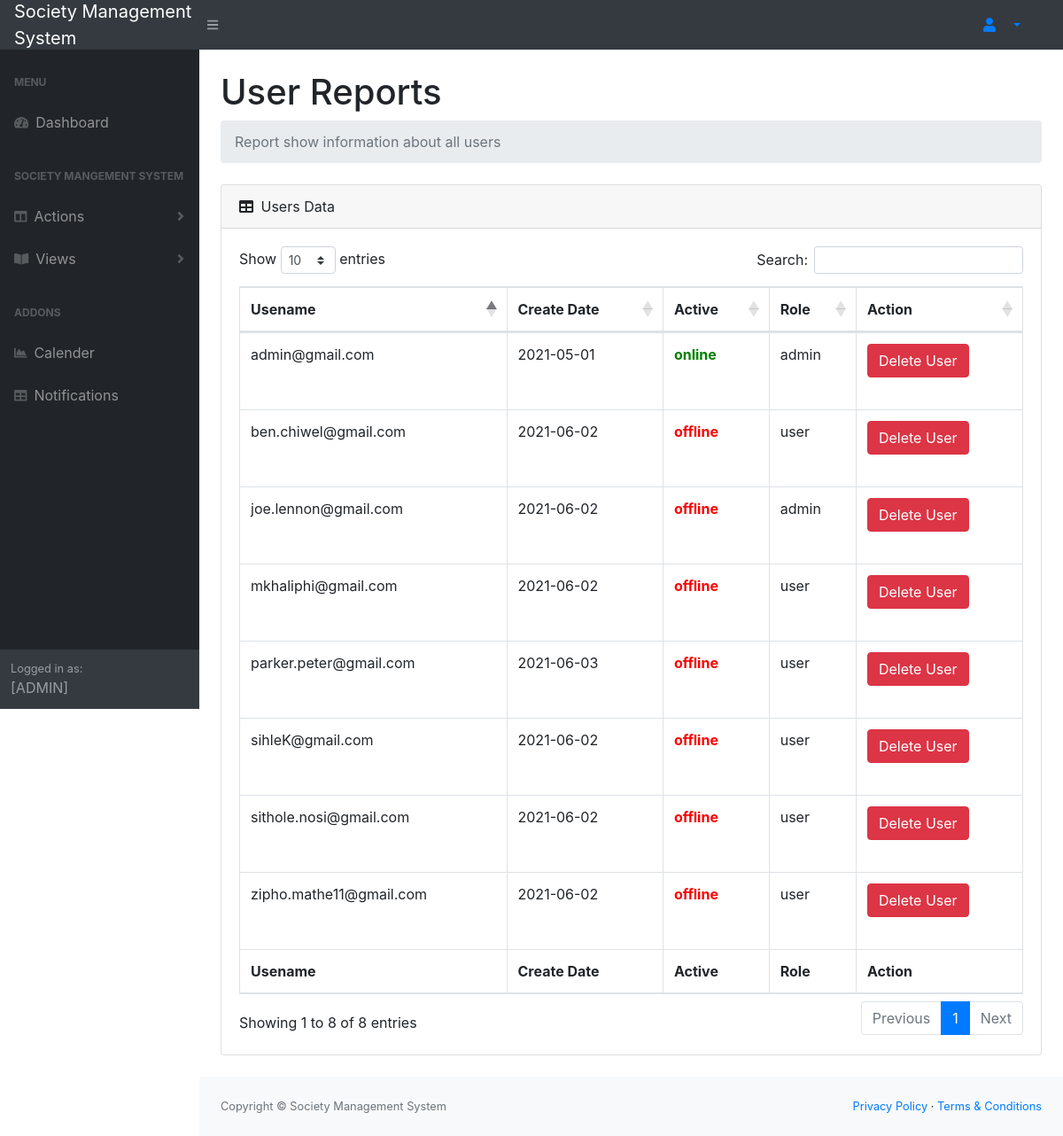
The app's page /users.php, older data.
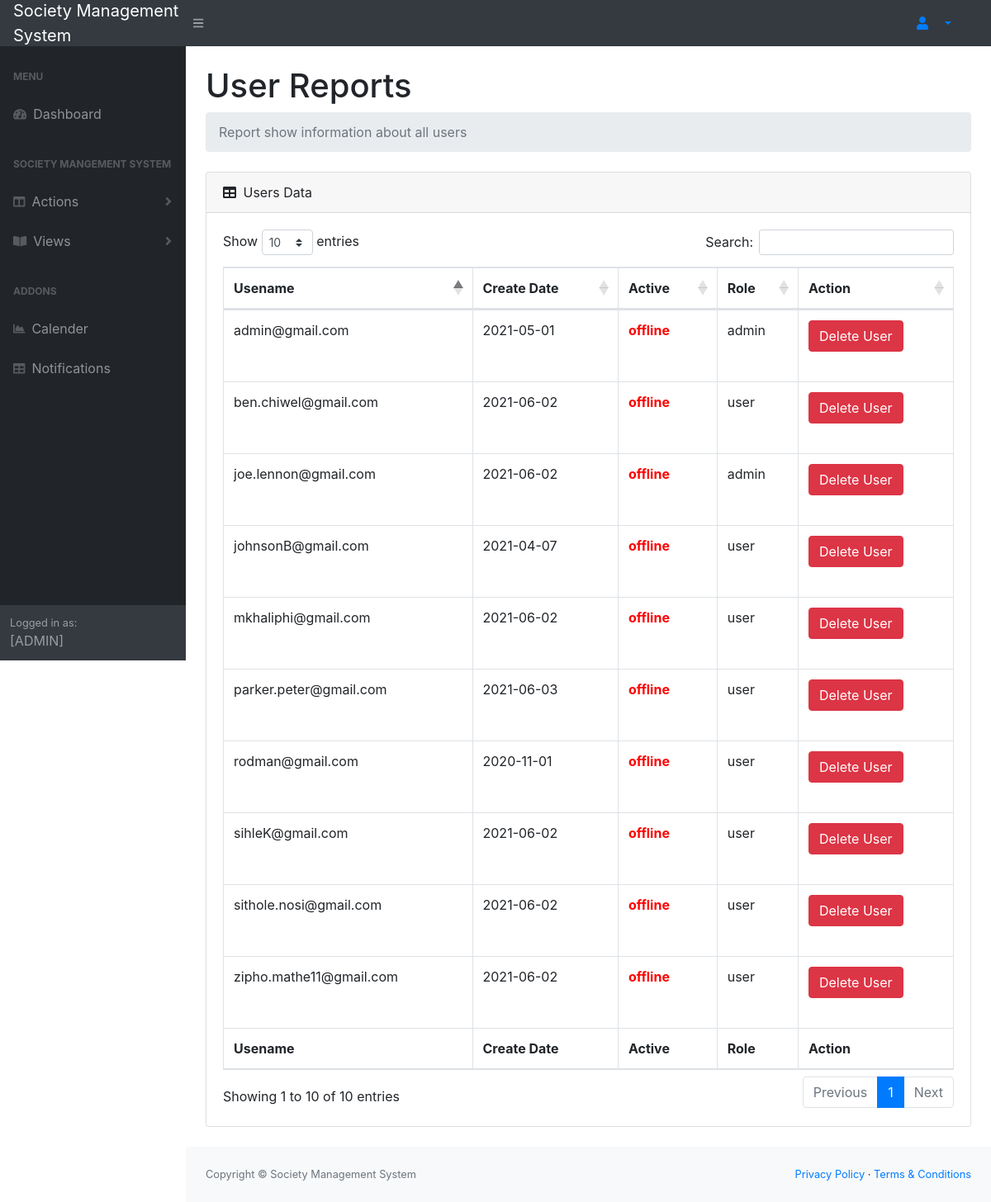
The same page, newer data.
### tables this page shows
CREATE TABLE `user` (
  `userId` int(10) NOT NULL,
  `email` varchar(50) NOT NULL,
  `password` varchar(25) NOT NULL,
  `createDate` varchar(12) NOT NULL,
  `active` varchar(10) NOT NULL
);

CREATE TABLE `role` (
  `role_id` int(10) NOT NULL,
  `name` varchar(15) NOT NULL
);

### users.php (the view, shortened to what the changed rows need)
<?php
include("connection.php");
$name = $_SESSION['name'];
?>
<!DOCTYPE html>
<html lang="en">
    <head>
        <link href="css/styles.css" rel="stylesheet" />
        <link href="https://cdn.datatables.net/1.10.20/css/dataTables.bootstrap4.min.css" rel="stylesheet" />
    </head>
    <body class="sb-nav-fixed">
        <div id="layoutSidenav">
            <div id="layoutSidenav_content">
                <main>
                    <div class="container-fluid">
                        <h1 class="mt-4">User Reports</h1>
                        <div class="card mb-4">
                            <div class="card-body">
                                <div class="table-responsive">
                                    <table class="table table-bordered" id="dataTable" width="100%" cellspacing="0">
                                        <thead>
                                            <tr>
                                            <th>Usename</th>
                                                <th>Create Date</th>
                                                <th>Active</th>
                                                <th>Role</th>
                                                <th>Action</th>
                                            </tr>
                                        </thead>
                                        <tfoot>
                                            <tr>
                                                <th>Usename</th>
                                                <th>Create Date</th>
                                                <th>Active</th>
                                                <th>Role</th>
                                                <th>Action</th>
                                            </tr>
                                        </tfoot>
                                        <tbody>
                                             <?php
                                               $payQuery = "SELECT u.userId,u.email,u.createDate,u.active, r.name
                                                            FROM user u, user_role m, role r
                                                            WHERE u.userId = m.user_id
                                                            AND r.role_id = m.role_id
                                                            AND  u.email <> '$name'";
                                               $payment = mysqli_query($con,$payQuery) or die(mysqli_error($con));
                                               while($data = mysqli_fetch_array($payment))
                                               {
                                                   $id = $data['userId'];
                                                   $username = $data['email'];
                                                   $date = $data['createDate'];
                                                   $status = $data['active'];
                                                   $name = $data['name'];
                                                   $color = "";
                                                   if($status == "offline")
                                                   {
                                                       $color= "color:red";
                                                   }
                                                   else {
                                                    $color= "color:green";
                                                   }
                                               ?>
                                               <tr>
                                                    <td> <?php echo $username;  ?>  </td>
                                                    <td> <?php echo $date;  ?> </td>
                                                    <td style ='<?php echo $color ?>;font-weight: bold '> <?php echo $status;  ?> </td>
                                                    <td> <?php echo $name;  ?> </td>
                                                       <td>  <a href="delUser.php?id=<?php echo $id; ?>&role=<?php echo $name; ?>" class="btn btn-danger btn-rounded mb-4" >Delete User</a></td>
                                                </tr>
                                               <?php
                                               }
                                              ?>
                                        </tbody>
                                    </table>
                                </div>
                            </div>
                        </div>
                    </div>
                </main>
            </div>
        </div>
    </body>
</html>

Row changes from the older to the newer data that the page shows:
changed user "admin@gmail.com": active "online" → "offline"
added user: email "rodman@gmail.com", createDate "2020-11-01", active "offline", role.name "user"
added user: email "johnsonB@gmail.com", createDate "2021-04-07", active "offline", role.name "user"
Text that changed along with them:
text written by a page script: "Show entries Search: Showing 1 to 8 of 8 entries Previous 1 Next" → "Show entries Search: Showing 1 to 10 of 10 entries Previous 1 Next"
